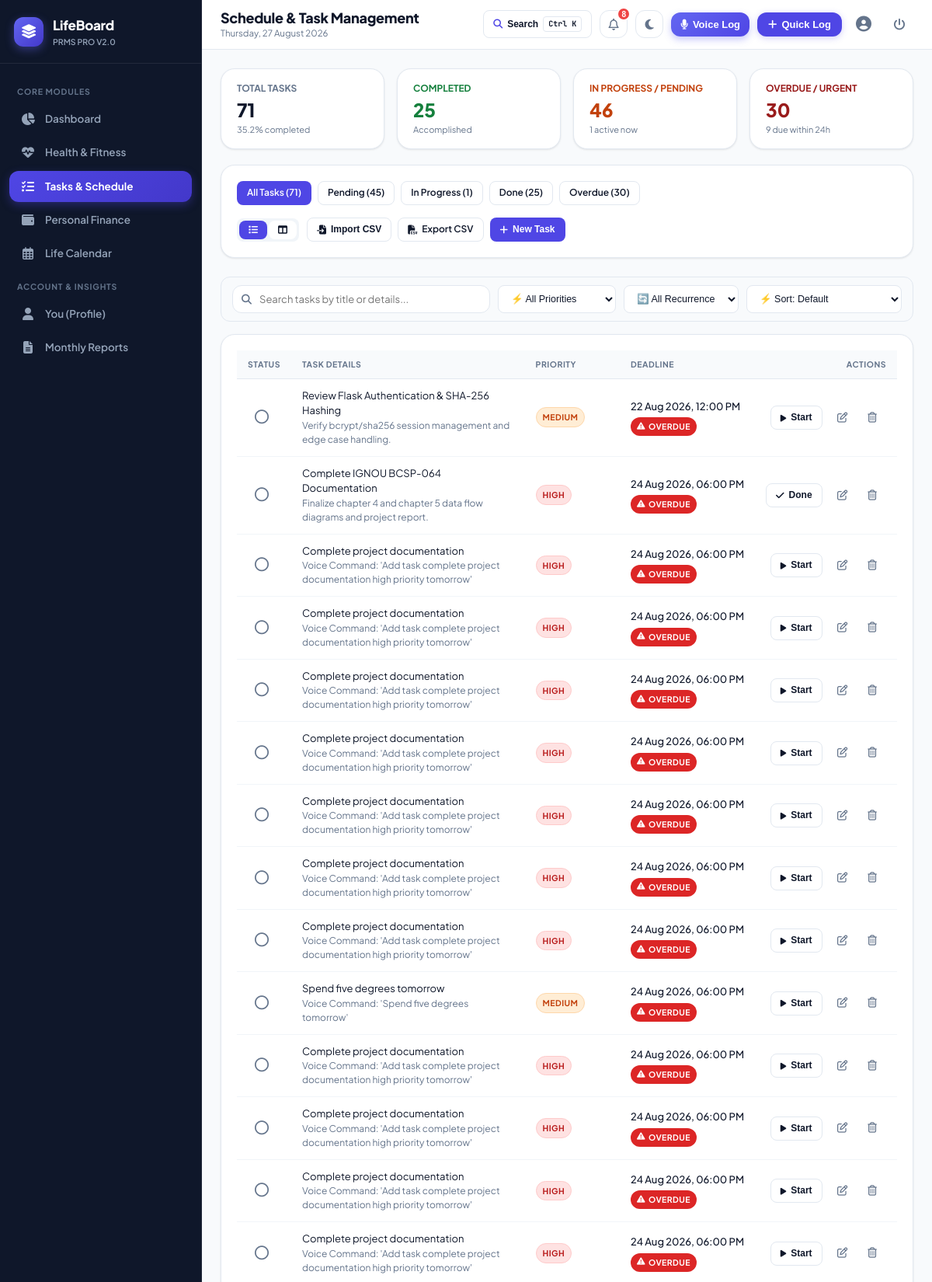
/tasks (signed in, upper part), run on the app's committed database.
### tables this page shows
CREATE TABLE tasks (
        task_id INTEGER PRIMARY KEY AUTOINCREMENT,
        user_id INTEGER NOT NULL,
        title VARCHAR(100) NOT NULL,
        description TEXT,
        priority VARCHAR(10) NOT NULL CHECK (priority IN ('high', 'medium', 'low')),
        status VARCHAR(15) DEFAULT 'pending' CHECK (status IN ('pending', 'in_progress', 'done')),
        deadline DATETIME NOT NULL,
        completed_at DATETIME,
        created_at DATETIME DEFAULT CURRENT_TIMESTAMP, recurring VARCHAR(20) DEFAULT 'none',
        FOREIGN KEY (user_id) REFERENCES users(user_id) ON DELETE CASCADE
    );

### app.py (the view)
@app.route('/tasks')
@login_required
def tasks():
    user_id = session['user_id']
    filter_status = request.args.get('status', 'all').lower()
    view_mode = request.args.get('view', 'list') # 'list' or 'board'
    task_list = models.get_user_tasks(user_id, filter_status=filter_status)
    task_summary = models.get_task_summary(user_id)
    pending_tasks = [t for t in task_list if t['status'] == 'pending']
    in_progress_tasks = [t for t in task_list if t['status'] == 'in_progress']
    done_tasks = [t for t in task_list if t['status'] == 'done']
    return render_template('tasks/index.html',
                           tasks=task_list,
                           summary=task_summary,
                           current_filter=filter_status,
                           view_mode=view_mode,
                           pending_tasks=pending_tasks,
                           in_progress_tasks=in_progress_tasks,
                           done_tasks=done_tasks)

### templates/tasks/index.html (shortened to what this page needs)
{% extends "base.html" %}
{% block page_title %}Schedule & Task Management{% endblock %}
{% block content %}
<div class="grid-4">
  <div class="card" style="padding: 16px 20px;">
    <div style="font-size: 12px; font-weight: 700; color: var(--text-muted); text-transform: uppercase;">Total Tasks</div>
    <div style="font-size: 24px; font-weight: 800; color: var(--text-main);">{{ summary.total }}</div>
    <div style="font-size: 11px; color: var(--text-muted);">{{ summary.completion_rate }}% completed</div>
  </div>
  <div class="card" style="padding: 16px 20px;">
    <div style="font-size: 12px; font-weight: 700; color: #15803d; text-transform: uppercase;">Completed</div>
    <div style="font-size: 24px; font-weight: 800; color: #15803d;">{{ summary.done }}</div>
    <div style="font-size: 11px; color: var(--text-muted);">Accomplished</div>
  </div>
  <div class="card" style="padding: 16px 20px;">
    <div style="font-size: 12px; font-weight: 700; color: #c2410c; text-transform: uppercase;">In Progress / Pending</div>
    <div style="font-size: 24px; font-weight: 800; color: #c2410c;">{{ summary.pending + summary.in_progress }}</div>
    <div style="font-size: 11px; color: var(--text-muted);">{{ summary.in_progress }} active now</div>
  </div>
  <div class="card" style="padding: 16px 20px;">
    <div style="font-size: 12px; font-weight: 700; color: #991b1b; text-transform: uppercase;">Overdue / Urgent</div>
    <div style="font-size: 24px; font-weight: 800; color: #991b1b;">{{ summary.overdue }}</div>
    <div style="font-size: 11px; color: var(--text-muted);">{{ summary.due_soon }} due within 24h</div>
  </div>
</div>
<div class="card" style="margin-bottom: 24px;">
  <div style="display: flex; justify-content: space-between; align-items: center; flex-wrap: wrap; gap: 16px;">
    <div style="display: flex; gap: 8px; flex-wrap: wrap;">
      <a href="{{ url_for('tasks', status='all', view=view_mode) }}" class="btn btn-sm {% if current_filter == 'all' %}btn-primary{% else %}btn-secondary{% endif %}">
        All Tasks ({{ summary.total }})
      </a>
      <a href="{{ url_for('tasks', status='pending', view=view_mode) }}" class="btn btn-sm {% if current_filter == 'pending' %}btn-primary{% else %}btn-secondary{% endif %}">
        Pending ({{ summary.pending }})
      </a>
      <a href="{{ url_for('tasks', status='in_progress', view=view_mode) }}" class="btn btn-sm {% if current_filter == 'in_progress' %}btn-primary{% else %}btn-secondary{% endif %}">
        In Progress ({{ summary.in_progress }})
      </a>
      <a href="{{ url_for('tasks', status='done', view=view_mode) }}" class="btn btn-sm {% if current_filter == 'done' %}btn-primary{% else %}btn-secondary{% endif %}">
        Done ({{ summary.done }})
      </a>
      <a href="{{ url_for('tasks', status='overdue', view=view_mode) }}" class="btn btn-sm {% if current_filter == 'overdue' %}btn-danger{% else %}btn-secondary{% endif %}">
        Overdue ({{ summary.overdue }})
      </a>
    </div>
    <div style="display: flex; gap: 10px; align-items: center;">
      <div style="background: #f1f5f9; padding: 3px; border-radius: 8px; display: flex; gap: 2px;">
        <a href="{{ url_for('tasks', status=current_filter, view='list') }}" class="btn btn-sm {% if view_mode == 'list' %}btn-primary{% else %}btn-secondary{% endif %}" style="border: none;" title="List View">
          <i class="fa-solid fa-list"></i>
        </a>
        <a href="{{ url_for('tasks', status=current_filter, view='board') }}" class="btn btn-sm {% if view_mode == 'board' %}btn-primary{% else %}btn-secondary{% endif %}" style="border: none;" title="Kanban Board View">
          <i class="fa-solid fa-table-columns"></i>
        </a>
      </div>
      <div style="display: flex; gap: 8px; flex-wrap: wrap;">
        <button class="btn btn-secondary btn-sm" onclick="openModal('importTaskCsvModal')" title="Import Tasks from CSV">
          <i class="fa-solid fa-file-import"></i> Import CSV
        </button>
        <a href="{{ url_for('export_csv', module_name='tasks') }}" class="btn btn-secondary btn-sm" title="Export Tasks to CSV">
          <i class="fa-solid fa-file-csv"></i> Export CSV
        </a>
        <button class="btn btn-primary btn-sm" onclick="openModal('addTaskModal')">
          <i class="fa-solid fa-plus"></i> New Task
        </button>
      </div>
    </div>
  </div>
</div>
<div class="filter-toolbar">
  <div class="search-box">
    <input type="text" id="taskSearchInput" class="form-control" placeholder="Search tasks by title or details...">
  </div>
  <select id="taskPriorityFilter" class="filter-select">
    <option value="all">⚡ All Priorities</option>
  </select>
  <select id="taskRecurrenceFilter" class="filter-select">
    <option value="all">🔄 All Recurrence</option>
  </select>
  <select id="taskSortSelect" class="sort-select">
    <option value="default">⚡ Sort: Default</option>
  </select>
</div>
{% if view_mode == 'board' %}
<div class="kanban-grid">
  <div class="kanban-col">
    <div class="kanban-header">
      <span><i class="fa-regular fa-circle" style="color: #64748b; margin-right: 6px;"></i>Pending</span>
      <span class="badge badge-secondary">{{ pending_tasks | length }}</span>
    </div>
    {% for task in pending_tasks %}
    <div class="kanban-card" data-title="{{ task.title | escape }}" data-priority="{{ task.priority }}" data-recurring="{{ task.recurring or 'none' }}" data-date="{{ task.deadline }}">
      <div style="display: flex; justify-content: space-between; align-items: flex-start; margin-bottom: 6px;">
        <div style="display: flex; gap: 4px; flex-wrap: wrap;">
          <span class="badge badge-priority-{{ task.priority }}">{{ task.priority }}</span>
          {% if task.recurring and task.recurring != 'none' %}
            <span class="badge badge-secondary" style="font-size: 10.5px;" title="Repeats {{ task.recurring|title }}"><i class="fa-solid fa-repeat"></i> {{ task.recurring|title }}</span>
          {% endif %}
        </div>
        {% if task.is_overdue %}
          <span class="badge badge-overdue">OVERDUE</span>
        {% elif task.is_due_soon %}
          <span class="badge badge-due-soon">Due Soon</span>
        {% endif %}
      </div>
      <h4 style="font-size: 14px; margin-bottom: 6px;">{{ task.title }}</h4>
      {% if task.description %}
      <p style="font-size: 12px; color: var(--text-muted); margin-bottom: 10px;">{{ task.description }}</p>
      {% endif %}
      <div style="font-size: 11px; color: var(--text-muted); margin-bottom: 10px;">
        <i class="fa-regular fa-clock"></i> {{ task.deadline_dt.strftime('%d %b, %I:%M %p') }}
      </div>
      <div style="display: flex; gap: 6px; border-top: 1px solid var(--border-light); padding-top: 8px;">
        <form action="{{ url_for('update_task_status_route', task_id=task.task_id) }}" method="POST" style="margin: 0;">
          <input type="hidden" name="status" value="in_progress">
          <button type="submit" class="btn btn-secondary btn-sm" style="font-size: 11px;">Start</button>
        </form>
        <form action="{{ url_for('update_task_status_route', task_id=task.task_id) }}" method="POST" style="margin: 0;">
          <input type="hidden" name="status" value="done">
          <button type="submit" class="btn btn-secondary btn-sm" style="font-size: 11px;"><i class="fa-solid fa-check"></i> Done</button>
        </form>
      </div>
    </div>
    {% endfor %}
  </div>
  <div class="kanban-col">
    <div class="kanban-header">
      <span><i class="fa-solid fa-spinner" style="color: #ea580c; margin-right: 6px;"></i>In Progress</span>
      <span class="badge badge-secondary">{{ in_progress_tasks | length }}</span>
    </div>
    {% for task in in_progress_tasks %}
    <div class="kanban-card" style="border-left: 3px solid #ea580c;" data-title="{{ task.title | escape }}" data-priority="{{ task.priority }}" data-recurring="{{ task.recurring or 'none' }}" data-date="{{ task.deadline }}">
      <div style="display: flex; justify-content: space-between; align-items: flex-start; margin-bottom: 6px;">
        <div style="display: flex; gap: 4px; flex-wrap: wrap;">
          <span class="badge badge-priority-{{ task.priority }}">{{ task.priority }}</span>
          {% if task.recurring and task.recurring != 'none' %}
            <span class="badge badge-secondary" style="font-size: 10.5px;" title="Repeats {{ task.recurring|title }}"><i class="fa-solid fa-repeat"></i> {{ task.recurring|title }}</span>
          {% endif %}
        </div>
        {% if task.is_overdue %}
          <span class="badge badge-overdue">OVERDUE</span>
        {% elif task.is_due_soon %}
          <span class="badge badge-due-soon">Due Soon</span>
        {% endif %}
      </div>
      <h4 style="font-size: 14px; margin-bottom: 6px;">{{ task.title }}</h4>
      {% if task.description %}
      <p style="font-size: 12px; color: var(--text-muted); margin-bottom: 10px;">{{ task.description }}</p>
      {% endif %}
      <div style="font-size: 11px; color: var(--text-muted); margin-bottom: 10px;">
        <i class="fa-regular fa-clock"></i> {{ task.deadline_dt.strftime('%d %b, %I:%M %p') }}
      </div>
      <div style="display: flex; gap: 6px; border-top: 1px solid var(--border-light); padding-top: 8px;">
        <form action="{{ url_for('update_task_status_route', task_id=task.task_id) }}" method="POST" style="margin: 0;">
          <input type="hidden" name="status" value="done">
          <button type="submit" class="btn btn-primary btn-sm" style="font-size: 11px;"><i class="fa-solid fa-check"></i> Complete</button>
        </form>
      </div>
    </div>
    {% endfor %}
  </div>
  <div class="kanban-col">
    <div class="kanban-header">
      <span><i class="fa-solid fa-circle-check" style="color: var(--success); margin-right: 6px;"></i>Completed</span>
      <span class="badge badge-secondary">{{ done_tasks | length }}</span>
    </div>
    {% for task in done_tasks %}
    <div class="kanban-card" style="opacity: 0.75;" data-title="{{ task.title | escape }}" data-priority="{{ task.priority }}" data-recurring="{{ task.recurring or 'none' }}" data-date="{{ task.deadline }}">
      <div style="display: flex; justify-content: space-between; align-items: flex-start; margin-bottom: 6px;">
        <h4 style="font-size: 14px; text-decoration: line-through; margin-bottom: 6px;">{{ task.title }}</h4>
        {% if task.recurring and task.recurring != 'none' %}
          <span class="badge badge-secondary" style="font-size: 10px;" title="Repeats {{ task.recurring|title }}"><i class="fa-solid fa-repeat"></i> {{ task.recurring|title }}</span>
        {% endif %}
      </div>
      <div style="font-size: 11px; color: var(--text-muted);">
        Completed on {{ task.completed_at or 'Recently' }}
      </div>
    </div>
    {% endfor %}
  </div>
</div>
{% else %}
<div class="card">
  {% if tasks %}
  <div class="table-responsive desktop-only-table">
    <table class="table-custom">
      <thead>
        <tr>
          <th style="width: 40px;">Status</th>
          <th>Task Details</th>
          <th>Priority</th>
          <th>Deadline</th>
          <th style="text-align: right;">Actions</th>
        </tr>
      </thead>
      <tbody id="taskTableBody">
        {% for t in tasks %}
        <tr class="{% if t.status == 'done' %}task-item status-done{% endif %}" data-title="{{ t.title | escape }}" data-priority="{{ t.priority }}" data-recurring="{{ t.recurring or 'none' }}" data-date="{{ t.deadline }}">
          <td>
            <form action="{{ url_for('update_task_status_route', task_id=t.task_id) }}" method="POST" style="margin: 0;">
              {% if t.status == 'done' %}
                <input type="hidden" name="status" value="pending">
                <button type="submit" class="btn-icon" title="Mark as Pending" style="color: var(--success);">
                  <i class="fa-solid fa-circle-check" style="font-size: 18px;"></i>
                </button>
              {% else %}
                <button type="submit" class="btn-icon" title="Mark as Done" onclick="triggerConfetti()">
                  <i class="fa-regular fa-circle" style="font-size: 18px;"></i>
                </button>
              {% endif %}
            </form>
          </td>
          <td>
            <div class="task-title" style="{% if t.status == 'done' %}text-decoration: line-through; color: var(--text-muted);{% endif %}">
              {{ t.title }}
            </div>
            {% if t.description %}
            <div style="font-size: 12px; color: var(--text-muted);">{{ t.description }}</div>
            {% endif %}
          </td>
          <td>
            <div style="display: flex; gap: 4px; flex-wrap: wrap;">
              <span class="badge badge-priority-{{ t.priority }}">{{ t.priority }}</span>
            </div>
          </td>
          <td>
            <div style="font-size: 13px; font-weight: 500; white-space: nowrap;">
              {{ t.deadline_dt.strftime('%d %b %Y, %I:%M %p') }}
            </div>
            {% if t.is_overdue %}
              <span class="badge badge-overdue" style="margin-top: 4px;"><i class="fa-solid fa-triangle-exclamation"></i> OVERDUE</span>
            {% elif t.is_due_soon %}
              <span class="badge badge-due-soon" style="margin-top: 4px;"><i class="fa-solid fa-clock"></i> Due Soon</span>
            {% endif %}
          </td>
          <td style="text-align: right; white-space: nowrap;">
            {% if t.status != 'done' %}
            <form action="{{ url_for('update_task_status_route', task_id=t.task_id) }}" method="POST" style="display: inline-block; margin-right: 6px;">
              <button type="submit" class="btn btn-secondary btn-sm" {% if t.status == 'in_progress' %}onclick="triggerConfetti()"{% endif %}>
                {% if t.status == 'pending' %}<i class="fa-solid fa-play" style="font-size: 10px;"></i> Start{% else %}<i class="fa-solid fa-check"></i> Done{% endif %}
              </button>
            </form>
            {% endif %}
            <button type="button" class="btn-icon" title="Edit Task" onclick="openEditTaskModal({{ t.task_id }}, '{{ t.title | escape }}', '{{ (t.description or '') | escape }}', '{{ t.priority }}', '{{ t.deadline }}', '{{ t.recurring }}')">
              <i class="fa-regular fa-pen-to-square"></i>
            </button>
            <form action="{{ url_for('delete_task_route', task_id=t.task_id) }}" method="POST" style="display: inline;" data-confirm="Are you sure you want to delete this task?">
              <button type="submit" class="btn-icon danger" title="Delete Task">
                <i class="fa-regular fa-trash-can"></i>
              </button>
            </form>
          </td>
        </tr>
        {% endfor %}
      </tbody>
    </table>
  </div>
  {% endif %}
</div>
{% endif %}
{% endblock %}

### data on the page
tasks: status "pending" (drawn), title "Review Flask Authentication & SHA-256 Hashing", description "Verify bcrypt/sha256 session management and edge case handling.", priority "MEDIUM", deadline_dt "22 Aug 2026, 12:00 PM"
tasks: status "in_progress" (drawn), title "Complete IGNOU BCSP-064 Documentation", description "Finalize chapter 4 and chapter 5 data flow diagrams and project report.", priority "HIGH", deadline_dt "24 Aug 2026, 06:00 PM"
tasks: status "pending" (drawn), title "Complete project documentation", description "Voice Command: 'Add task complete project documentation high priority tomorrow'", priority "HIGH", deadline_dt "24 Aug 2026, 06:00 PM"
tasks: status "pending" (drawn), title "Complete project documentation", description "Voice Command: 'Add task complete project documentation high priority tomorrow'", priority "HIGH", deadline_dt "24 Aug 2026, 06:00 PM"
tasks: status "pending" (drawn), title "Complete project documentation", description "Voice Command: 'Add task complete project documentation high priority tomorrow'", priority "HIGH", deadline_dt "24 Aug 2026, 06:00 PM"
tasks: status "pending" (drawn), title "Complete project documentation", description "Voice Command: 'Add task complete project documentation high priority tomorrow'", priority "HIGH", deadline_dt "24 Aug 2026, 06:00 PM"
tasks: status "pending" (drawn), title "Complete project documentation", description "Voice Command: 'Add task complete project documentation high priority tomorrow'", priority "HIGH", deadline_dt "24 Aug 2026, 06:00 PM"
tasks: status "pending" (drawn), title "Complete project documentation", description "Voice Command: 'Add task complete project documentation high priority tomorrow'", priority "HIGH", deadline_dt "24 Aug 2026, 06:00 PM"
tasks: status "pending" (drawn), title "Complete project documentation", description "Voice Command: 'Add task complete project documentation high priority tomorrow'", priority "HIGH", deadline_dt "24 Aug 2026, 06:00 PM"
tasks: status "pending" (drawn), title "Spend five degrees tomorrow", description "Voice Command: 'Spend five degrees tomorrow'", priority "MEDIUM", deadline_dt "24 Aug 2026, 06:00 PM"
tasks: status "pending" (drawn), title "Complete project documentation", description "Voice Command: 'Add task complete project documentation high priority tomorrow'", priority "HIGH", deadline_dt "24 Aug 2026, 06:00 PM"
tasks: status "pending" (drawn), title "Complete project documentation", description "Voice Command: 'Add task complete project documentation high priority tomorrow'", priority "HIGH", deadline_dt "24 Aug 2026, 06:00 PM"
tasks: status "pending" (drawn), title "Complete project documentation", description "Voice Command: 'Add task complete project documentation high priority tomorrow'", priority "HIGH", deadline_dt "24 Aug 2026, 06:00 PM"
tasks: status "pending" (drawn), title "Complete project documentation", description "Voice Command: 'Add task complete project documentation high priority tomorrow'", priority "HIGH", deadline_dt "24 Aug 2026, 06:00 PM"

### other printed values
{{ unread_notifications_count }} "8"
{{ summary.total }} "71"
{{ summary.completion_rate }} "35.2"
{{ summary.done }} "25"
{{ summary.pending + summary.in_progress }} "46"
{{ summary.in_progress }} "1"
{{ summary.overdue }} "30"
{{ summary.due_soon }} "9"
{{ summary.pending }} "45"
